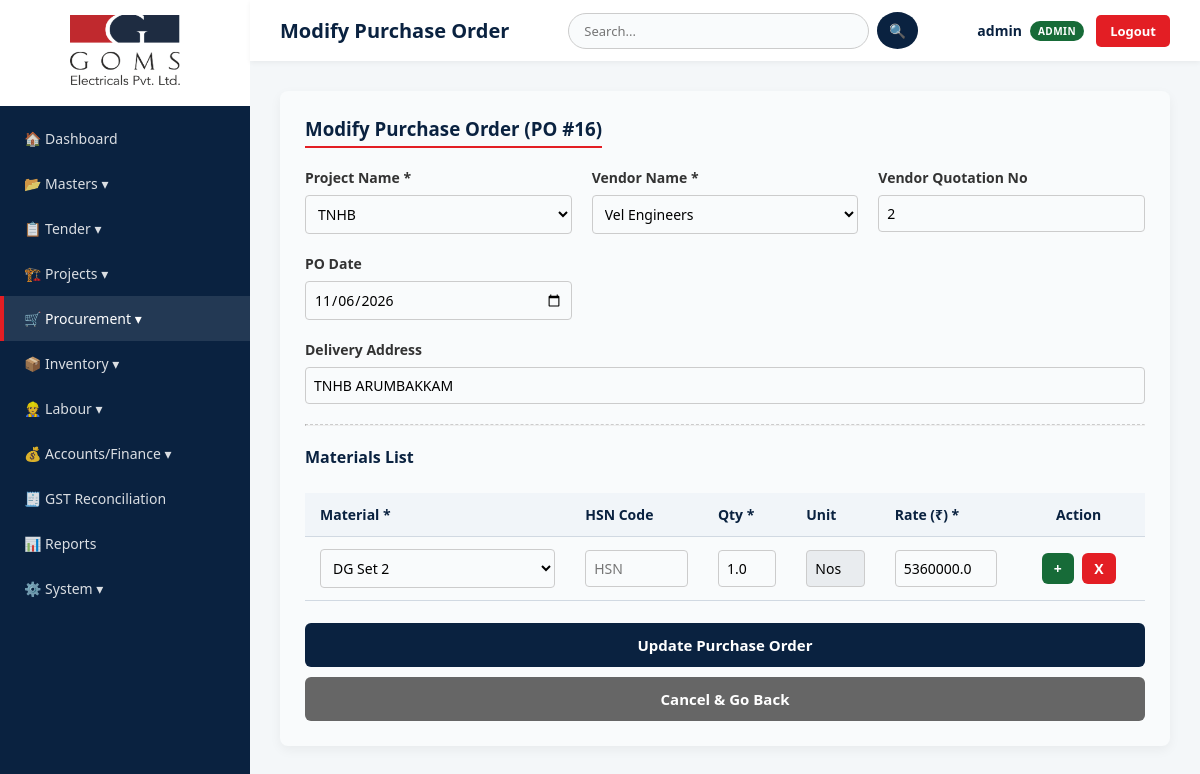
Screenshot of /po/edit/16 (signed in) with the database file from the repository.
### tables this page shows
CREATE TABLE po (id INTEGER PRIMARY KEY AUTOINCREMENT, project_name TEXT NOT NULL, vendor_name TEXT NOT NULL, po_date TEXT, delivery_address TEXT, quotation_no TEXT, status TEXT DEFAULT 'Ordered', gm_approval TEXT DEFAULT 'Pending');

CREATE TABLE projects (id INTEGER PRIMARY KEY AUTOINCREMENT, project_name TEXT NOT NULL, client_name TEXT NOT NULL, work_order TEXT, project_value REAL DEFAULT 0, start_date TEXT, status TEXT DEFAULT 'Planning');

CREATE TABLE parties (id INTEGER PRIMARY KEY AUTOINCREMENT, party_name TEXT NOT NULL, party_type TEXT NOT NULL, contact_number TEXT, email TEXT, gstin TEXT, address TEXT, opening_balance REAL DEFAULT 0);

CREATE TABLE po_items (id INTEGER PRIMARY KEY AUTOINCREMENT, po_id INTEGER NOT NULL, material_name TEXT NOT NULL, hsn_code TEXT, quantity REAL DEFAULT 0, rate REAL DEFAULT 0, unit TEXT);

CREATE TABLE stock (id INTEGER PRIMARY KEY AUTOINCREMENT, material_code TEXT, material_name TEXT NOT NULL, unit TEXT, opening_stock REAL DEFAULT 0, stock_in REAL DEFAULT 0, stock_out REAL DEFAULT 0, reorder_level REAL DEFAULT 0);

### app.py (the view, shortened to what this page needs)
@app.route("/po/edit/<int:id>", methods=["GET", "POST"])
def edit_po(id):
    if not session.get("username"): return redirect(url_for("login"))
    conn = get_db()
    pd = conn.execute("SELECT * FROM po WHERE id=?", (id,)).fetchone(); it = conn.execute("SELECT * FROM po_items WHERE po_id=?", (id,)).fetchall()
    pl = conn.execute("SELECT project_name FROM projects").fetchall(); v = conn.execute("SELECT party_name FROM parties WHERE party_type='Creditor'").fetchall(); m = conn.execute("SELECT material_name, unit FROM stock").fetchall()
    conn.close(); return render_template("edit_po.html", po=pd, items=it, project_list=pl, vendors=v, materials=m)

### app.py (called while the page is built, shortened)
@app.after_request
def add_header(response):
    response.headers["Cache-Control"] = "no-cache, no-store, must-revalidate, public, max-age=0"
    response.headers["Pragma"] = "no-cache"
    response.headers["Expires"] = "0"
    return response

def get_db():
    conn = sqlite3.connect(DATABASE, timeout=20)
    conn.row_factory = sqlite3.Row
    return conn

@app.before_request
def restrict_site_supervisor():
    if not session.get("username"): return

### templates/edit_po.html (shortened to what this page needs)
{% extends "base.html" %}
{% block page_title %}Modify Purchase Order{% endblock %}
{% block content %}
<div class="card" style="background: #f9fbfc;">
    <h3>Modify Purchase Order (PO #{{ po['id'] }})</h3>
    <form method="POST" action="{{ url_for('edit_po', id=po['id']) }}">
        <div class="grid-3">
            <div>
                <label>Project Name *</label>
                <select name="project_name" required style="padding: 8px; border-radius: 4px; border: 1px solid #ccc; width: 100%;">
                    {% for p in project_list %}
                        <option value="{{ p['project_name'] }}" {% if p['project_name'] == po['project_name'] %}selected{% endif %}>{{ p['project_name'] }}</option>
                    {% endfor %}
                </select>
            </div>
            <div>
                <label>Vendor Name *</label>
                <select name="vendor_name" required style="padding: 8px; border-radius: 4px; border: 1px solid #ccc; width: 100%;">
                    {% for v in vendors %}
                        <option value="{{ v['party_name'] }}" {% if v['party_name'] == po['vendor_name'] %}selected{% endif %}>{{ v['party_name'] }}</option>
                    {% endfor %}
                </select>
            </div>
            <div>
                <label>Vendor Quotation No</label>
                <input type="text" name="quotation_no" value="{{ po['quotation_no'] or '' }}" placeholder="e.g. QT-1024" style="padding: 8px; border-radius: 4px; border: 1px solid #ccc; width: 100%;">
            </div>
            <div>
                <label>PO Date</label>
                <input type="date" name="po_date" value="{{ po['po_date'] or '' }}" style="padding: 8px; border-radius: 4px; border: 1px solid #ccc; width: 100%;">
            </div>
            <div style="grid-column: 1 / -1;">
                <label>Delivery Address</label>
                <input type="text" name="delivery_address" value="{{ po['delivery_address'] or '' }}" placeholder="Type delivery address here..." style="padding: 8px; border-radius: 4px; border: 1px solid #ccc; width: 100%;">
            </div>
        </div>
        <hr style="margin: 20px 0; border-top: 1px dashed #ccc;">
        <h4 style="margin-bottom: 10px; color: var(--primary-blue);">Materials List</h4>
        <div class="table-wrap">
            <table id="itemsTable">
                <thead>
                    <tr>
                        <th style="width: 30%;">Material *</th>
                        <th style="width: 15%;">HSN Code</th>
                        <th style="width: 10%;">Qty *</th>
                        <th style="width: 10%;">Unit</th>
                        <th style="width: 15%;">Rate (₹) *</th>
                        <th style="width: 15%; text-align: center;">Action</th>
                    </tr>
                </thead>
                <tbody id="itemsBody">
                    {% for item in items %}
                    <tr>
                        <td>
                            <select name="material_name[]" required class="material-select" onchange="fillUnit(this)" style="padding: 8px; width: 100%; border: 1px solid #ccc; border-radius: 4px;">
                                {% for m in materials %}
                                    <option value="{{ m['material_name'] | e }}" data-unit="{{ m['unit'] | e }}" {% if m['material_name'] == item['material_name'] %}selected{% endif %}>{{ m['material_name'] | e }}</option>
                                {% endfor %}
                            </select>
                        </td>
                        <td><input type="text" name="hsn_code[]" value="{{ item['hsn_code'] or '' }}" placeholder="HSN" style="padding: 8px; width: 100%; border: 1px solid #ccc; border-radius: 4px;"></td>
                        <td><input type="number" name="quantity[]" value="{{ item['quantity'] }}" step="0.01" required style="padding: 8px; width: 100%; border: 1px solid #ccc; border-radius: 4px;"></td>
                        <td><input type="text" name="unit[]" class="unit-input" value="{{ item['unit'] or '' }}" placeholder="Unit" style="padding: 8px; background: #e9ecef; width: 100%; border: 1px solid #ccc; border-radius: 4px;" readonly></td>
                        <td><input type="number" name="rate[]" value="{{ item['rate'] }}" step="0.01" required style="padding: 8px; width: 100%; border: 1px solid #ccc; border-radius: 4px;"></td>
                        <td style="text-align: center; white-space: nowrap;">
                            <button type="button" onclick="addRowAfter(this)" class="btn" style="background: #176b38; padding: 6px 12px; font-size: 14px; margin-right: 5px;">+</button>
                            <button type="button" onclick="removeRow(this)" class="btn" style="background: #e31e24; padding: 6px 12px; font-size: 14px;">X</button>
                        </td>
                    </tr>
                    {% endfor %}
                </tbody>
            </table>
        </div>
        <br>
        <button type="submit" class="btn" style="width: 100%;">Update Purchase Order</button>
        <a href="{{ url_for('po') }}" class="btn" style="width: 100%; background: #666; margin-top: 10px; text-align: center;">Cancel & Go Back</a>
    </form>
</div>
{% endblock %}

### templates/base.html (style rules this page uses)
:root { --primary-blue: #0a2240; --accent-red: #e31e24; --bg-light: #f4f7f9; --text-dark: #333; --text-light: #666; --white: #ffffff; --border: #d1d9e2; }
* { box-sizing: border-box; margin: 0; padding: 0; font-family: 'Segoe UI', Tahoma, Geneva, Verdana, sans-serif; }
body { background-color: var(--bg-light); color: var(--text-dark); display: flex; min-height: 100vh; }
.card { background: var(--white); border-radius: 8px; padding: 25px; box-shadow: 0 4px 12px rgba(0,0,0,0.05); margin-bottom: 25px; }
.card h3 { margin-bottom: 20px; color: var(--primary-blue); border-bottom: 2px solid var(--accent-red); display: inline-block; padding-bottom: 5px; }
.grid-3 { display: grid; grid-template-columns: 1fr 1fr 1fr; gap: 20px; }
label { display: block; margin-bottom: 8px; font-weight: 600; font-size: 14px; color: var(--text-dark); }
input, select, textarea { width: 100%; padding: 12px; border: 1px solid var(--border); border-radius: 6px; font-size: 14px; background: #f9fbfc; transition: 0.3s; }
.btn { background: var(--primary-blue); color: var(--white); border: none; padding: 12px 20px; border-radius: 6px; cursor: pointer; font-size: 15px; font-weight: bold; transition: 0.3s; display: inline-block; text-decoration: none; }
.table-wrap { overflow-x: auto; }
table { width: 100%; border-collapse: collapse; margin-top: 15px; }
th, td { padding: 12px 15px; text-align: left; border-bottom: 1px solid var(--border); font-size: 14px; }
th { background: #f1f5f9; color: var(--primary-blue); font-weight: bold; }

### rows the page displays
po: id "16", project_name "TNHB", vendor_name "Vel Engineers", quotation_no "2", po_date "11/06/2026", delivery_address "TNHB ARUMBAKKAM"
po_items: material_name.material_name "DG Set 2", quantity "1.0", unit "Nos", rate "5360000.0"

### other values shown
{{ session['username'] }} "admin"
{{ user_role }} "ADMIN"
